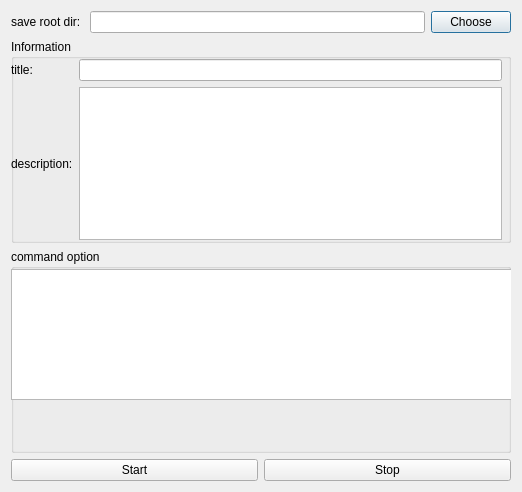
<?xml version="1.0" encoding="UTF-8"?>
<ui version="4.0">
 <class>rosbag_recorder</class>
 <widget class="QDialog" name="rosbag_recorder">
  <property name="geometry">
   <rect>
    <x>0</x>
    <y>0</y>
    <width>522</width>
    <height>492</height>
   </rect>
  </property>
  <property name="sizePolicy">
   <sizepolicy hsizetype="Fixed" vsizetype="Fixed">
    <horstretch>0</horstretch>
    <verstretch>0</verstretch>
   </sizepolicy>
  </property>
  <property name="windowTitle">
   <string>rosbag recorder</string>
  </property>
  <layout class="QVBoxLayout" name="verticalLayout">
   <item>
    <layout class="QGridLayout" name="gridLayout_4">
     <item row="0" column="0">
      <widget class="QLabel" name="label_3">
       <property name="text">
        <string>save root dir: </string>
       </property>
      </widget>
     </item>
     <item row="0" column="1">
      <widget class="QLineEdit" name="root_dir_edit"/>
     </item>
     <item row="0" column="2">
      <widget class="QPushButton" name="choose_button">
       <property name="text">
        <string>Choose</string>
       </property>
      </widget>
     </item>
    </layout>
   </item>
   <item>
    <widget class="QGroupBox" name="groupBox">
     <property name="minimumSize">
      <size>
       <width>0</width>
       <height>200</height>
      </size>
     </property>
     <property name="title">
      <string>Information</string>
     </property>
     <widget class="QWidget" name="gridLayoutWidget">
      <property name="geometry">
       <rect>
        <x>0</x>
        <y>20</y>
        <width>491</width>
        <height>181</height>
       </rect>
      </property>
      <layout class="QGridLayout" name="gridLayout">
       <property name="sizeConstraint">
        <enum>QLayout::SetDefaultConstraint</enum>
       </property>
       <item row="1" column="0">
        <widget class="QLabel" name="label">
         <property name="text">
          <string>description:</string>
         </property>
        </widget>
       </item>
       <item row="0" column="1">
        <widget class="QLineEdit" name="title_edit"/>
       </item>
       <item row="0" column="0">
        <widget class="QLabel" name="label_2">
         <property name="text">
          <string>title:</string>
         </property>
        </widget>
       </item>
       <item row="1" column="1">
        <widget class="QTextEdit" name="description_edit"/>
       </item>
      </layout>
     </widget>
    </widget>
   </item>
   <item>
    <widget class="QGroupBox" name="groupBox_2">
     <property name="minimumSize">
      <size>
       <width>0</width>
       <height>150</height>
      </size>
     </property>
     <property name="title">
      <string>command option</string>
     </property>
     <widget class="QTextEdit" name="command_option_edit">
      <property name="geometry">
       <rect>
        <x>0</x>
        <y>20</y>
        <width>501</width>
        <height>131</height>
       </rect>
      </property>
     </widget>
    </widget>
   </item>
   <item>
    <layout class="QGridLayout" name="gridLayout_2">
     <item row="0" column="1">
      <widget class="QPushButton" name="stop_button">
       <property name="text">
        <string>Stop</string>
       </property>
      </widget>
     </item>
     <item row="0" column="0">
      <widget class="QPushButton" name="start_button">
       <property name="text">
        <string>Start</string>
       </property>
      </widget>
     </item>
    </layout>
   </item>
  </layout>
 </widget>
 <resources/>
 <connections/>
</ui>
